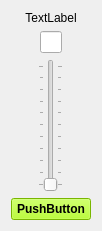
                  <widget class="QWidget" name="layoutWidget_34">
                   <property name="geometry">
                    <rect>
                     <x>20</x>
                     <y>20</y>
                     <width>91</width>
                     <height>231</height>
                    </rect>
                   </property>
                   <layout class="QVBoxLayout" name="verticalLayout0">
                    <item>
                     <widget class="QLabel" name="NameLaser_0">
                      <property name="text">
                       <string>TextLabel</string>
                      </property>
                      <property name="alignment">
                       <set>Qt::AlignCenter</set>
                      </property>
                     </widget>
                    </item>
                    <item>
                     <layout class="QHBoxLayout" name="horizontalLayout_87" stretch="0,0,0">
                      <property name="spacing">
                       <number>0</number>
                      </property>
                      <item>
                       <spacer name="horizontalSpacer_101">
                        <property name="orientation">
                         <enum>Qt::Horizontal</enum>
                        </property>
                        <property name="sizeHint" stdset="0">
                         <size>
                          <width>40</width>
                          <height>20</height>
                         </size>
                        </property>
                       </spacer>
                      </item>
                      <item>
                       <widget class="QLineEdit" name="EditIntensity_Laser_0">
                        <property name="maximumSize">
                         <size>
                          <width>30</width>
                          <height>16777215</height>
                         </size>
                        </property>
                        <property name="alignment">
                         <set>Qt::AlignCenter</set>
                        </property>
                       </widget>
                      </item>
                      <item>
                       <spacer name="horizontalSpacer_102">
                        <property name="orientation">
                         <enum>Qt::Horizontal</enum>
                        </property>
                        <property name="sizeHint" stdset="0">
                         <size>
                          <width>40</width>
                          <height>20</height>
                         </size>
                        </property>
                       </spacer>
                      </item>
                     </layout>
                    </item>
                    <item>
                     <layout class="QHBoxLayout" name="horizontalLayout_88">
                      <property name="topMargin">
                       <number>0</number>
                      </property>
                      <item>
                       <spacer name="horizontalSpacer_103">
                        <property name="orientation">
                         <enum>Qt::Horizontal</enum>
                        </property>
                        <property name="sizeHint" stdset="0">
                         <size>
                          <width>40</width>
                          <height>20</height>
                         </size>
                        </property>
                       </spacer>
                      </item>
                      <item>
                       <widget class="QSlider" name="SliderLaser_0">
                        <property name="orientation">
                         <enum>Qt::Vertical</enum>
                        </property>
                        <property name="tickPosition">
                         <enum>QSlider::TicksBothSides</enum>
                        </property>
                        <property name="tickInterval">
                         <number>10</number>
                        </property>
                       </widget>
                      </item>
                      <item>
                       <spacer name="horizontalSpacer_104">
                        <property name="orientation">
                         <enum>Qt::Horizontal</enum>
                        </property>
                        <property name="sizeHint" stdset="0">
                         <size>
                          <width>40</width>
                          <height>20</height>
                         </size>
                        </property>
                       </spacer>
                      </item>
                     </layout>
                    </item>
                    <item>
                     <widget class="QPushButton" name="PushLaser_0">
                      <property name="palette">
                       <palette>
                        <active>
                         <colorrole role="WindowText">
                          <brush brushstyle="SolidPattern">
                           <color alpha="255">
                            <red>0</red>
                            <green>0</green>
                            <blue>0</blue>
                           </color>
                          </brush>
                         </colorrole>
                         <colorrole role="Button">
                          <brush brushstyle="SolidPattern">
                           <color alpha="255">
                            <red>170</red>
                            <green>255</green>
                            <blue>0</blue>
                           </color>
                          </brush>
                         </colorrole>
                         <colorrole role="Light">
                          <brush brushstyle="SolidPattern">
                           <color alpha="255">
                            <red>213</red>
                            <green>255</green>
                            <blue>127</blue>
                           </color>
                          </brush>
                         </colorrole>
                         <colorrole role="Midlight">
                          <brush brushstyle="SolidPattern">
                           <color alpha="255">
                            <red>191</red>
                            <green>255</green>
                            <blue>63</blue>
                           </color>
                          </brush>
                         </colorrole>
                         <colorrole role="Dark">
                          <brush brushstyle="SolidPattern">
                           <color alpha="255">
                            <red>85</red>
                            <green>127</green>
                            <blue>0</blue>
                           </color>
                          </brush>
                         </colorrole>
                         <colorrole role="Mid">
                          <brush brushstyle="SolidPattern">
                           <color alpha="255">
                            <red>113</red>
                            <green>170</green>
                            <blue>0</blue>
                           </color>
                          </brush>
                         </colorrole>
                         <colorrole role="Text">
                          <brush brushstyle="SolidPattern">
                           <color alpha="255">
                            <red>0</red>
                            <green>0</green>
                            <blue>0</blue>
                           </color>
                          </brush>
                         </colorrole>
                         <colorrole role="BrightText">
                          <brush brushstyle="SolidPattern">
                           <color alpha="255">
                            <red>255</red>
                            <green>255</green>
                            <blue>255</blue>
                           </color>
                          </brush>
                         </colorrole>
                         <colorrole role="ButtonText">
                          <brush brushstyle="SolidPattern">
                           <color alpha="255">
                            <red>0</red>
                            <green>0</green>
                            <blue>0</blue>
                           </color>
                          </brush>
                         </colorrole>
                         <colorrole role="Base">
                          <brush brushstyle="SolidPattern">
                           <color alpha="255">
                            <red>255</red>
                            <green>255</green>
                            <blue>255</blue>
                           </color>
                          </brush>
                         </colorrole>
                         <colorrole role="Window">
                          <brush brushstyle="SolidPattern">
                           <color alpha="255">
                            <red>170</red>
                            <green>255</green>
                            <blue>0</blue>
                           </color>
                          </brush>
                         </colorrole>
                         <colorrole role="Shadow">
                          <brush brushstyle="SolidPattern">
                           <color alpha="255">
                            <red>0</red>
                            <green>0</green>
                            <blue>0</blue>
                           </color>
                          </brush>
                         </colorrole>
                         <colorrole role="AlternateBase">
                          <brush brushstyle="SolidPattern">
                           <color alpha="255">
                            <red>212</red>
                            <green>255</green>
                            <blue>127</blue>
                           </color>
                          </brush>
                         </colorrole>
                         <colorrole role="ToolTipBase">
                          <brush brushstyle="SolidPattern">
                           <color alpha="255">
                            <red>255</red>
                            <green>255</green>
                            <blue>220</blue>
                           </color>
                          </brush>
                         </colorrole>
                         <colorrole role="ToolTipText">
                          <brush brushstyle="SolidPattern">
                           <color alpha="255">
                            <red>0</red>
                            <green>0</green>
                            <blue>0</blue>
                           </color>
                          </brush>
                         </colorrole>
                        </active>
                        <inactive>
                         <colorrole role="WindowText">
                          <brush brushstyle="SolidPattern">
                           <color alpha="255">
                            <red>0</red>
                            <green>0</green>
                            <blue>0</blue>
                           </color>
                          </brush>
                         </colorrole>
                         <colorrole role="Button">
                          <brush brushstyle="SolidPattern">
                           <color alpha="255">
                            <red>170</red>
                            <green>255</green>
                            <blue>0</blue>
                           </color>
                          </brush>
                         </colorrole>
                         <colorrole role="Light">
                          <brush brushstyle="SolidPattern">
                           <color alpha="255">
                            <red>213</red>
                            <green>255</green>
                            <blue>127</blue>
                           </color>
                          </brush>
                         </colorrole>
                         <colorrole role="Midlight">
                          <brush brushstyle="SolidPattern">
                           <color alpha="255">
                            <red>191</red>
                            <green>255</green>
                            <blue>63</blue>
                           </color>
                          </brush>
                         </colorrole>
                         <colorrole role="Dark">
                          <brush brushstyle="SolidPattern">
                           <color alpha="255">
                            <red>85</red>
                            <green>127</green>
                            <blue>0</blue>
                           </color>
                          </brush>
                         </colorrole>
                         <colorrole role="Mid">
                          <brush brushstyle="SolidPattern">
                           <color alpha="255">
                            <red>113</red>
                            <green>170</green>
                            <blue>0</blue>
                           </color>
                          </brush>
                         </colorrole>
                         <colorrole role="Text">
                          <brush brushstyle="SolidPattern">
                           <color alpha="255">
                            <red>0</red>
                            <green>0</green>
                            <blue>0</blue>
                           </color>
                          </brush>
                         </colorrole>
                         <colorrole role="BrightText">
                          <brush brushstyle="SolidPattern">
                           <color alpha="255">
                            <red>255</red>
                            <green>255</green>
                            <blue>255</blue>
                           </color>
                          </brush>
                         </colorrole>
                         <colorrole role="ButtonText">
                          <brush brushstyle="SolidPattern">
                           <color alpha="255">
                            <red>0</red>
                            <green>0</green>
                            <blue>0</blue>
                           </color>
                          </brush>
                         </colorrole>
                         <colorrole role="Base">
                          <brush brushstyle="SolidPattern">
                           <color alpha="255">
                            <red>255</red>
                            <green>255</green>
                            <blue>255</blue>
                           </color>
                          </brush>
                         </colorrole>
                         <colorrole role="Window">
                          <brush brushstyle="SolidPattern">
                           <color alpha="255">
                            <red>170</red>
                            <green>255</green>
                            <blue>0</blue>
                           </color>
                          </brush>
                         </colorrole>
                         <colorrole role="Shadow">
                          <brush brushstyle="SolidPattern">
                           <color alpha="255">
                            <red>0</red>
                            <green>0</green>
                            <blue>0</blue>
                           </color>
                          </brush>
                         </colorrole>
                         <colorrole role="AlternateBase">
                          <brush brushstyle="SolidPattern">
                           <color alpha="255">
                            <red>212</red>
                            <green>255</green>
                            <blue>127</blue>
                           </color>
                          </brush>
                         </colorrole>
                         <colorrole role="ToolTipBase">
                          <brush brushstyle="SolidPattern">
                           <color alpha="255">
                            <red>255</red>
                            <green>255</green>
                            <blue>220</blue>
                           </color>
                          </brush>
                         </colorrole>
                         <colorrole role="ToolTipText">
                          <brush brushstyle="SolidPattern">
                           <color alpha="255">
                            <red>0</red>
                            <green>0</green>
                            <blue>0</blue>
                           </color>
                          </brush>
                         </colorrole>
                        </inactive>
                        <disabled>
                         <colorrole role="WindowText">
                          <brush brushstyle="SolidPattern">
                           <color alpha="255">
                            <red>85</red>
                            <green>127</green>
                            <blue>0</blue>
                           </color>
                          </brush>
                         </colorrole>
                         <colorrole role="Button">
                          <brush brushstyle="SolidPattern">
                           <color alpha="255">
                            <red>170</red>
                            <green>255</green>
                            <blue>0</blue>
                           </color>
                          </brush>
                         </colorrole>
                         <colorrole role="Light">
                          <brush brushstyle="SolidPattern">
                           <color alpha="255">
                            <red>213</red>
                            <green>255</green>
                            <blue>127</blue>
                           </color>
                          </brush>
                         </colorrole>
                         <colorrole role="Midlight">
                          <brush brushstyle="SolidPattern">
                           <color alpha="255">
                            <red>191</red>
                            <green>255</green>
                            <blue>63</blue>
                           </color>
                          </brush>
                         </colorrole>
                         <colorrole role="Dark">
                          <brush brushstyle="SolidPattern">
                           <color alpha="255">
                            <red>85</red>
                            <green>127</green>
                            <blue>0</blue>
                           </color>
                          </brush>
                         </colorrole>
                         <colorrole role="Mid">
                          <brush brushstyle="SolidPattern">
                           <color alpha="255">
                            <red>113</red>
                            <green>170</green>
                            <blue>0</blue>
                           </color>
                          </brush>
                         </colorrole>
                         <colorrole role="Text">
                          <brush brushstyle="SolidPattern">
                           <color alpha="255">
                            <red>85</red>
                            <green>127</green>
                            <blue>0</blue>
                           </color>
                          </brush>
                         </colorrole>
                         <colorrole role="BrightText">
                          <brush brushstyle="SolidPattern">
                           <color alpha="255">
                            <red>255</red>
                            <green>255</green>
                            <blue>255</blue>
                           </color>
                          </brush>
                         </colorrole>
                         <colorrole role="ButtonText">
                          <brush brushstyle="SolidPattern">
                           <color alpha="255">
                            <red>85</red>
                            <green>127</green>
                            <blue>0</blue>
                           </color>
                          </brush>
                         </colorrole>
                         <colorrole role="Base">
                          <brush brushstyle="SolidPattern">
                           <color alpha="255">
                            <red>170</red>
                            <green>255</green>
                            <blue>0</blue>
                           </color>
                          </brush>
                         </colorrole>
                         <colorrole role="Window">
                          <brush brushstyle="SolidPattern">
                           <color alpha="255">
                            <red>170</red>
                            <green>255</green>
                            <blue>0</blue>
                           </color>
                          </brush>
                         </colorrole>
                         <colorrole role="Shadow">
                          <brush brushstyle="SolidPattern">
                           <color alpha="255">
                            <red>0</red>
                            <green>0</green>
                            <blue>0</blue>
                           </color>
                          </brush>
                         </colorrole>
                         <colorrole role="AlternateBase">
                          <brush brushstyle="SolidPattern">
                           <color alpha="255">
                            <red>170</red>
                            <green>255</green>
                            <blue>0</blue>
                           </color>
                          </brush>
                         </colorrole>
                         <colorrole role="ToolTipBase">
                          <brush brushstyle="SolidPattern">
                           <color alpha="255">
                            <red>255</red>
                            <green>255</green>
                            <blue>220</blue>
                           </color>
                          </brush>
                         </colorrole>
                         <colorrole role="ToolTipText">
                          <brush brushstyle="SolidPattern">
                           <color alpha="255">
                            <red>0</red>
                            <green>0</green>
                            <blue>0</blue>
                           </color>
                          </brush>
                         </colorrole>
                        </disabled>
                       </palette>
                      </property>
                      <property name="font">
                       <font>
                        <weight>75</weight>
                        <bold>true</bold>
                       </font>
                      </property>
                      <property name="text">
                       <string>PushButton</string>
                      </property>
                     </widget>
                    </item>
                   </layout>
                  </widget>
